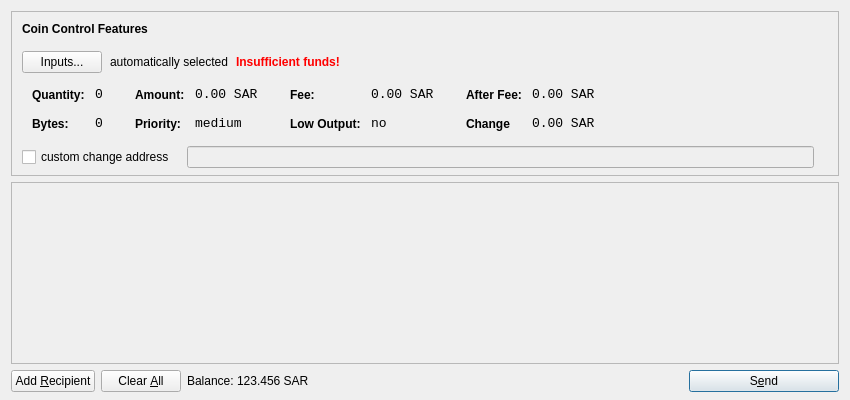
<?xml version="1.0" encoding="UTF-8"?>
<ui version="4.0">
 <class>SendCoinsDialog</class>
 <widget class="QDialog" name="SendCoinsDialog">
  <property name="geometry">
   <rect>
    <x>0</x>
    <y>0</y>
    <width>850</width>
    <height>400</height>
   </rect>
  </property>
  <property name="windowTitle">
   <string>Send Coins</string>
  </property>
  <layout class="QVBoxLayout" name="verticalLayout" stretch="0,1,0">
   <property name="bottomMargin">
    <number>8</number>
   </property>
   <item>
    <widget class="QFrame" name="frameCoinControl">
     <property name="sizePolicy">
      <sizepolicy hsizetype="Expanding" vsizetype="Expanding">
       <horstretch>0</horstretch>
       <verstretch>0</verstretch>
      </sizepolicy>
     </property>
     <property name="maximumSize">
      <size>
       <width>16777215</width>
       <height>16777215</height>
      </size>
     </property>
     <property name="frameShape">
      <enum>QFrame::StyledPanel</enum>
     </property>
     <property name="frameShadow">
      <enum>QFrame::Sunken</enum>
     </property>
     <layout class="QVBoxLayout" name="verticalLayoutCoinControl2">
      <property name="spacing">
       <number>-1</number>
      </property>
      <property name="leftMargin">
       <number>0</number>
      </property>
      <property name="topMargin">
       <number>0</number>
      </property>
      <property name="rightMargin">
       <number>0</number>
      </property>
      <property name="bottomMargin">
       <number>6</number>
      </property>
      <item>
       <layout class="QVBoxLayout" name="verticalLayoutCoinControl" stretch="0,0,0,0,1">
        <property name="spacing">
         <number>0</number>
        </property>
        <property name="leftMargin">
         <number>10</number>
        </property>
        <property name="topMargin">
         <number>10</number>
        </property>
        <item>
         <layout class="QHBoxLayout" name="horizontalLayoutCoinControl1">
          <property name="bottomMargin">
           <number>15</number>
          </property>
          <item>
           <widget class="QLabel" name="labelCoinControlFeatures">
            <property name="sizePolicy">
             <sizepolicy hsizetype="Preferred" vsizetype="Maximum">
              <horstretch>0</horstretch>
              <verstretch>0</verstretch>
             </sizepolicy>
            </property>
            <property name="font">
             <font>
              <weight>75</weight>
              <bold>true</bold>
             </font>
            </property>
            <property name="styleSheet">
             <string notr="true">font-weight:bold;</string>
            </property>
            <property name="text">
             <string>Coin Control Features</string>
            </property>
           </widget>
          </item>
         </layout>
        </item>
        <item>
         <layout class="QHBoxLayout" name="horizontalLayoutCoinControl2" stretch="0,0,0,0">
          <property name="spacing">
           <number>8</number>
          </property>
          <property name="bottomMargin">
           <number>10</number>
          </property>
          <item>
           <widget class="QPushButton" name="pushButtonCoinControl">
            <property name="styleSheet">
             <string notr="true"/>
            </property>
            <property name="text">
             <string>Inputs...</string>
            </property>
           </widget>
          </item>
          <item>
           <widget class="QLabel" name="labelCoinControlAutomaticallySelected">
            <property name="text">
             <string>automatically selected</string>
            </property>
            <property name="margin">
             <number>5</number>
            </property>
           </widget>
          </item>
          <item>
           <widget class="QLabel" name="labelCoinControlInsuffFunds">
            <property name="font">
             <font>
              <weight>75</weight>
              <bold>true</bold>
             </font>
            </property>
            <property name="styleSheet">
             <string notr="true">color:red;font-weight:bold;</string>
            </property>
            <property name="text">
             <string>Insufficient funds!</string>
            </property>
            <property name="margin">
             <number>5</number>
            </property>
           </widget>
          </item>
          <item>
           <spacer name="horizontalSpacerCoinControl">
            <property name="orientation">
             <enum>Qt::Horizontal</enum>
            </property>
            <property name="sizeHint" stdset="0">
             <size>
              <width>40</width>
              <height>1</height>
             </size>
            </property>
           </spacer>
          </item>
         </layout>
        </item>
        <item>
         <widget class="QWidget" name="widgetCoinControl" native="true">
          <property name="sizePolicy">
           <sizepolicy hsizetype="Preferred" vsizetype="Preferred">
            <horstretch>0</horstretch>
            <verstretch>0</verstretch>
           </sizepolicy>
          </property>
          <property name="minimumSize">
           <size>
            <width>0</width>
            <height>0</height>
           </size>
          </property>
          <property name="styleSheet">
           <string notr="true"/>
          </property>
          <layout class="QHBoxLayout" name="horizontalLayoutCoinControl5">
           <property name="margin">
            <number>0</number>
           </property>
           <item>
            <layout class="QHBoxLayout" name="horizontalLayoutCoinControl3" stretch="0,0,0,1">
             <property name="spacing">
              <number>20</number>
             </property>
             <property name="topMargin">
              <number>0</number>
             </property>
             <property name="bottomMargin">
              <number>10</number>
             </property>
             <item>
              <layout class="QFormLayout" name="formLayoutCoinControl1">
               <property name="horizontalSpacing">
                <number>10</number>
               </property>
               <property name="verticalSpacing">
                <number>14</number>
               </property>
               <property name="leftMargin">
                <number>10</number>
               </property>
               <property name="topMargin">
                <number>4</number>
               </property>
               <property name="rightMargin">
                <number>6</number>
               </property>
               <item row="0" column="0">
                <widget class="QLabel" name="labelCoinControlQuantityText">
                 <property name="styleSheet">
                  <string notr="true">font-weight:bold;</string>
                 </property>
                 <property name="text">
                  <string>Quantity:</string>
                 </property>
                 <property name="margin">
                  <number>0</number>
                 </property>
                </widget>
               </item>
               <item row="0" column="1">
                <widget class="QLabel" name="labelCoinControlQuantity">
                 <property name="font">
                  <font>
                   <family>Monospace</family>
                   <pointsize>10</pointsize>
                  </font>
                 </property>
                 <property name="cursor">
                  <cursorShape>IBeamCursor</cursorShape>
                 </property>
                 <property name="contextMenuPolicy">
                  <enum>Qt::ActionsContextMenu</enum>
                 </property>
                 <property name="text">
                  <string>0</string>
                 </property>
                 <property name="margin">
                  <number>0</number>
                 </property>
                 <property name="textInteractionFlags">
                  <set>Qt::LinksAccessibleByMouse|Qt::TextSelectableByKeyboard|Qt::TextSelectableByMouse</set>
                 </property>
                </widget>
               </item>
               <item row="1" column="0">
                <widget class="QLabel" name="labelCoinControlBytesText">
                 <property name="styleSheet">
                  <string notr="true">font-weight:bold;</string>
                 </property>
                 <property name="text">
                  <string>Bytes:</string>
                 </property>
                </widget>
               </item>
               <item row="1" column="1">
                <widget class="QLabel" name="labelCoinControlBytes">
                 <property name="font">
                  <font>
                   <family>Monospace</family>
                   <pointsize>10</pointsize>
                  </font>
                 </property>
                 <property name="cursor">
                  <cursorShape>IBeamCursor</cursorShape>
                 </property>
                 <property name="contextMenuPolicy">
                  <enum>Qt::ActionsContextMenu</enum>
                 </property>
                 <property name="text">
                  <string>0</string>
                 </property>
                 <property name="textInteractionFlags">
                  <set>Qt::LinksAccessibleByMouse|Qt::TextSelectableByKeyboard|Qt::TextSelectableByMouse</set>
                 </property>
                </widget>
               </item>
              </layout>
             </item>
             <item>
              <layout class="QFormLayout" name="formLayoutCoinControl2">
               <property name="horizontalSpacing">
                <number>10</number>
               </property>
               <property name="verticalSpacing">
                <number>14</number>
               </property>
               <property name="leftMargin">
                <number>6</number>
               </property>
               <property name="topMargin">
                <number>4</number>
               </property>
               <property name="rightMargin">
                <number>6</number>
               </property>
               <item row="0" column="0">
                <widget class="QLabel" name="labelCoinControlAmountText">
                 <property name="styleSheet">
                  <string notr="true">font-weight:bold;</string>
                 </property>
                 <property name="text">
                  <string>Amount:</string>
                 </property>
                 <property name="margin">
                  <number>0</number>
                 </property>
                </widget>
               </item>
               <item row="0" column="1">
                <widget class="QLabel" name="labelCoinControlAmount">
                 <property name="font">
                  <font>
                   <family>Monospace</family>
                   <pointsize>10</pointsize>
                  </font>
                 </property>
                 <property name="cursor">
                  <cursorShape>IBeamCursor</cursorShape>
                 </property>
                 <property name="contextMenuPolicy">
                  <enum>Qt::ActionsContextMenu</enum>
                 </property>
                 <property name="text">
                  <string>0.00 SAR</string>
                 </property>
                 <property name="textInteractionFlags">
                  <set>Qt::LinksAccessibleByMouse|Qt::TextSelectableByKeyboard|Qt::TextSelectableByMouse</set>
                 </property>
                </widget>
               </item>
               <item row="1" column="0">
                <widget class="QLabel" name="labelCoinControlPriorityText">
                 <property name="styleSheet">
                  <string notr="true">font-weight:bold;</string>
                 </property>
                 <property name="text">
                  <string>Priority:</string>
                 </property>
                </widget>
               </item>
               <item row="1" column="1">
                <widget class="QLabel" name="labelCoinControlPriority">
                 <property name="font">
                  <font>
                   <family>Monospace</family>
                   <pointsize>10</pointsize>
                  </font>
                 </property>
                 <property name="cursor">
                  <cursorShape>IBeamCursor</cursorShape>
                 </property>
                 <property name="contextMenuPolicy">
                  <enum>Qt::ActionsContextMenu</enum>
                 </property>
                 <property name="text">
                  <string>medium</string>
                 </property>
                 <property name="textInteractionFlags">
                  <set>Qt::LinksAccessibleByMouse|Qt::TextSelectableByKeyboard|Qt::TextSelectableByMouse</set>
                 </property>
                </widget>
               </item>
              </layout>
             </item>
             <item>
              <layout class="QFormLayout" name="formLayoutCoinControl3">
               <property name="horizontalSpacing">
                <number>10</number>
               </property>
               <property name="verticalSpacing">
                <number>14</number>
               </property>
               <property name="leftMargin">
                <number>6</number>
               </property>
               <property name="topMargin">
                <number>4</number>
               </property>
               <property name="rightMargin">
                <number>6</number>
               </property>
               <item row="0" column="0">
                <widget class="QLabel" name="labelCoinControlFeeText">
                 <property name="styleSheet">
                  <string notr="true">font-weight:bold;</string>
                 </property>
                 <property name="text">
                  <string>Fee:</string>
                 </property>
                 <property name="margin">
                  <number>0</number>
                 </property>
                </widget>
               </item>
               <item row="0" column="1">
                <widget class="QLabel" name="labelCoinControlFee">
                 <property name="font">
                  <font>
                   <family>Monospace</family>
                   <pointsize>10</pointsize>
                  </font>
                 </property>
                 <property name="cursor">
                  <cursorShape>IBeamCursor</cursorShape>
                 </property>
                 <property name="contextMenuPolicy">
                  <enum>Qt::ActionsContextMenu</enum>
                 </property>
                 <property name="text">
                  <string>0.00 SAR</string>
                 </property>
                 <property name="textInteractionFlags">
                  <set>Qt::LinksAccessibleByMouse|Qt::TextSelectableByKeyboard|Qt::TextSelectableByMouse</set>
                 </property>
                </widget>
               </item>
               <item row="1" column="0">
                <widget class="QLabel" name="labelCoinControlLowOutputText">
                 <property name="styleSheet">
                  <string notr="true">font-weight:bold;</string>
                 </property>
                 <property name="text">
                  <string>Low Output:</string>
                 </property>
                </widget>
               </item>
               <item row="1" column="1">
                <widget class="QLabel" name="labelCoinControlLowOutput">
                 <property name="font">
                  <font>
                   <family>Monospace</family>
                   <pointsize>10</pointsize>
                  </font>
                 </property>
                 <property name="cursor">
                  <cursorShape>IBeamCursor</cursorShape>
                 </property>
                 <property name="contextMenuPolicy">
                  <enum>Qt::ActionsContextMenu</enum>
                 </property>
                 <property name="text">
                  <string>no</string>
                 </property>
                 <property name="textInteractionFlags">
                  <set>Qt::LinksAccessibleByMouse|Qt::TextSelectableByKeyboard|Qt::TextSelectableByMouse</set>
                 </property>
                </widget>
               </item>
              </layout>
             </item>
             <item>
              <layout class="QFormLayout" name="formLayoutCoinControl4">
               <property name="horizontalSpacing">
                <number>10</number>
               </property>
               <property name="verticalSpacing">
                <number>14</number>
               </property>
               <property name="leftMargin">
                <number>6</number>
               </property>
               <property name="topMargin">
                <number>4</number>
               </property>
               <property name="rightMargin">
                <number>6</number>
               </property>
               <item row="0" column="0">
                <widget class="QLabel" name="labelCoinControlAfterFeeText">
                 <property name="styleSheet">
                  <string notr="true">font-weight:bold;</string>
                 </property>
                 <property name="text">
                  <string>After Fee:</string>
                 </property>
                 <property name="margin">
                  <number>0</number>
                 </property>
                </widget>
               </item>
               <item row="0" column="1">
                <widget class="QLabel" name="labelCoinControlAfterFee">
                 <property name="font">
                  <font>
                   <family>Monospace</family>
                   <pointsize>10</pointsize>
                  </font>
                 </property>
                 <property name="cursor">
                  <cursorShape>IBeamCursor</cursorShape>
                 </property>
                 <property name="contextMenuPolicy">
                  <enum>Qt::ActionsContextMenu</enum>
                 </property>
                 <property name="text">
                  <string>0.00 SAR</string>
                 </property>
                 <property name="textInteractionFlags">
                  <set>Qt::LinksAccessibleByMouse|Qt::TextSelectableByKeyboard|Qt::TextSelectableByMouse</set>
                 </property>
                </widget>
               </item>
               <item row="1" column="0">
                <widget class="QLabel" name="labelCoinControlChangeText">
                 <property name="styleSheet">
                  <string notr="true">font-weight:bold;</string>
                 </property>
                 <property name="text">
                  <string>Change</string>
                 </property>
                </widget>
               </item>
               <item row="1" column="1">
                <widget class="QLabel" name="labelCoinControlChange">
                 <property name="font">
                  <font>
                   <family>Monospace</family>
                   <pointsize>10</pointsize>
                  </font>
                 </property>
                 <property name="cursor">
                  <cursorShape>IBeamCursor</cursorShape>
                 </property>
                 <property name="contextMenuPolicy">
                  <enum>Qt::ActionsContextMenu</enum>
                 </property>
                 <property name="text">
                  <string>0.00 SAR</string>
                 </property>
                 <property name="textInteractionFlags">
                  <set>Qt::LinksAccessibleByMouse|Qt::TextSelectableByKeyboard|Qt::TextSelectableByMouse</set>
                 </property>
                </widget>
               </item>
              </layout>
             </item>
            </layout>
           </item>
          </layout>
         </widget>
        </item>
        <item>
         <layout class="QHBoxLayout" name="horizontalLayoutCoinControl4" stretch="0,0,0">
          <property name="spacing">
           <number>12</number>
          </property>
          <property name="sizeConstraint">
           <enum>QLayout::SetDefaultConstraint</enum>
          </property>
          <property name="topMargin">
           <number>5</number>
          </property>
          <property name="rightMargin">
           <number>5</number>
          </property>
          <item>
           <widget class="QCheckBox" name="checkBoxCoinControlChange">
            <property name="text">
             <string>custom change address</string>
            </property>
           </widget>
          </item>
          <item>
           <widget class="QLineEdit" name="lineEditCoinControlChange">
            <property name="enabled">
             <bool>false</bool>
            </property>
            <property name="sizePolicy">
             <sizepolicy hsizetype="Expanding" vsizetype="Fixed">
              <horstretch>0</horstretch>
              <verstretch>0</verstretch>
             </sizepolicy>
            </property>
           </widget>
          </item>
          <item>
           <widget class="QLabel" name="labelCoinControlChangeLabel">
            <property name="sizePolicy">
             <sizepolicy hsizetype="Preferred" vsizetype="Expanding">
              <horstretch>0</horstretch>
              <verstretch>0</verstretch>
             </sizepolicy>
            </property>
            <property name="minimumSize">
             <size>
              <width>0</width>
              <height>0</height>
             </size>
            </property>
            <property name="text">
             <string/>
            </property>
            <property name="margin">
             <number>3</number>
            </property>
           </widget>
          </item>
         </layout>
        </item>
        <item>
         <spacer name="verticalSpacerCoinControl">
          <property name="orientation">
           <enum>Qt::Vertical</enum>
          </property>
          <property name="sizeHint" stdset="0">
           <size>
            <width>800</width>
            <height>1</height>
           </size>
          </property>
         </spacer>
        </item>
       </layout>
      </item>
     </layout>
    </widget>
   </item>
   <item>
    <widget class="QScrollArea" name="scrollArea">
     <property name="widgetResizable">
      <bool>true</bool>
     </property>
     <widget class="QWidget" name="scrollAreaWidgetContents">
      <property name="geometry">
       <rect>
        <x>0</x>
        <y>0</y>
        <width>830</width>
        <height>165</height>
       </rect>
      </property>
      <layout class="QVBoxLayout" name="verticalLayout_2">
       <property name="margin">
        <number>0</number>
       </property>
       <item>
        <layout class="QVBoxLayout" name="entries">
         <property name="spacing">
          <number>6</number>
         </property>
        </layout>
       </item>
       <item>
        <spacer name="verticalSpacer">
         <property name="orientation">
          <enum>Qt::Vertical</enum>
         </property>
         <property name="sizeHint" stdset="0">
          <size>
           <width>20</width>
           <height>40</height>
          </size>
         </property>
        </spacer>
       </item>
      </layout>
     </widget>
    </widget>
   </item>
   <item>
    <layout class="QHBoxLayout" name="horizontalLayout">
     <item>
      <widget class="QPushButton" name="addButton">
       <property name="toolTip">
        <string>Send to multiple recipients at once</string>
       </property>
       <property name="text">
        <string>Add &amp;Recipient</string>
       </property>
       <property name="icon">
        <iconset resource="../bitcoin.qrc">
         <normaloff>:/icons/add</normaloff>:/icons/add</iconset>
       </property>
       <property name="autoDefault">
        <bool>false</bool>
       </property>
      </widget>
     </item>
     <item>
      <widget class="QPushButton" name="clearButton">
       <property name="sizePolicy">
        <sizepolicy hsizetype="Minimum" vsizetype="Fixed">
         <horstretch>0</horstretch>
         <verstretch>0</verstretch>
        </sizepolicy>
       </property>
       <property name="toolTip">
        <string>Remove all transaction fields</string>
       </property>
       <property name="text">
        <string>Clear &amp;All</string>
       </property>
       <property name="icon">
        <iconset resource="../bitcoin.qrc">
         <normaloff>:/icons/remove</normaloff>:/icons/remove</iconset>
       </property>
       <property name="autoRepeatDelay">
        <number>300</number>
       </property>
       <property name="autoDefault">
        <bool>false</bool>
       </property>
      </widget>
     </item>
     <item>
      <layout class="QHBoxLayout" name="horizontalLayout_2">
       <property name="spacing">
        <number>3</number>
       </property>
       <item>
        <widget class="QLabel" name="label">
         <property name="sizePolicy">
          <sizepolicy hsizetype="Preferred" vsizetype="Fixed">
           <horstretch>0</horstretch>
           <verstretch>0</verstretch>
          </sizepolicy>
         </property>
         <property name="text">
          <string>Balance:</string>
         </property>
        </widget>
       </item>
       <item>
        <widget class="QLabel" name="labelBalance">
         <property name="sizePolicy">
          <sizepolicy hsizetype="Preferred" vsizetype="Fixed">
           <horstretch>0</horstretch>
           <verstretch>0</verstretch>
          </sizepolicy>
         </property>
         <property name="cursor">
          <cursorShape>IBeamCursor</cursorShape>
         </property>
         <property name="text">
          <string>123.456 SAR</string>
         </property>
         <property name="textInteractionFlags">
          <set>Qt::LinksAccessibleByMouse|Qt::TextSelectableByKeyboard|Qt::TextSelectableByMouse</set>
         </property>
        </widget>
       </item>
      </layout>
     </item>
     <item>
      <spacer name="horizontalSpacer">
       <property name="orientation">
        <enum>Qt::Horizontal</enum>
       </property>
       <property name="sizeHint" stdset="0">
        <size>
         <width>40</width>
         <height>20</height>
        </size>
       </property>
      </spacer>
     </item>
     <item>
      <widget class="QPushButton" name="sendButton">
       <property name="minimumSize">
        <size>
         <width>150</width>
         <height>0</height>
        </size>
       </property>
       <property name="toolTip">
        <string>Confirm the send action</string>
       </property>
       <property name="text">
        <string>S&amp;end</string>
       </property>
       <property name="icon">
        <iconset resource="../bitcoin.qrc">
         <normaloff>:/icons/send</normaloff>:/icons/send</iconset>
       </property>
       <property name="default">
        <bool>true</bool>
       </property>
      </widget>
     </item>
    </layout>
   </item>
  </layout>
 </widget>
 <resources>
  <include location="../bitcoin.qrc"/>
 </resources>
 <connections/>
</ui>
